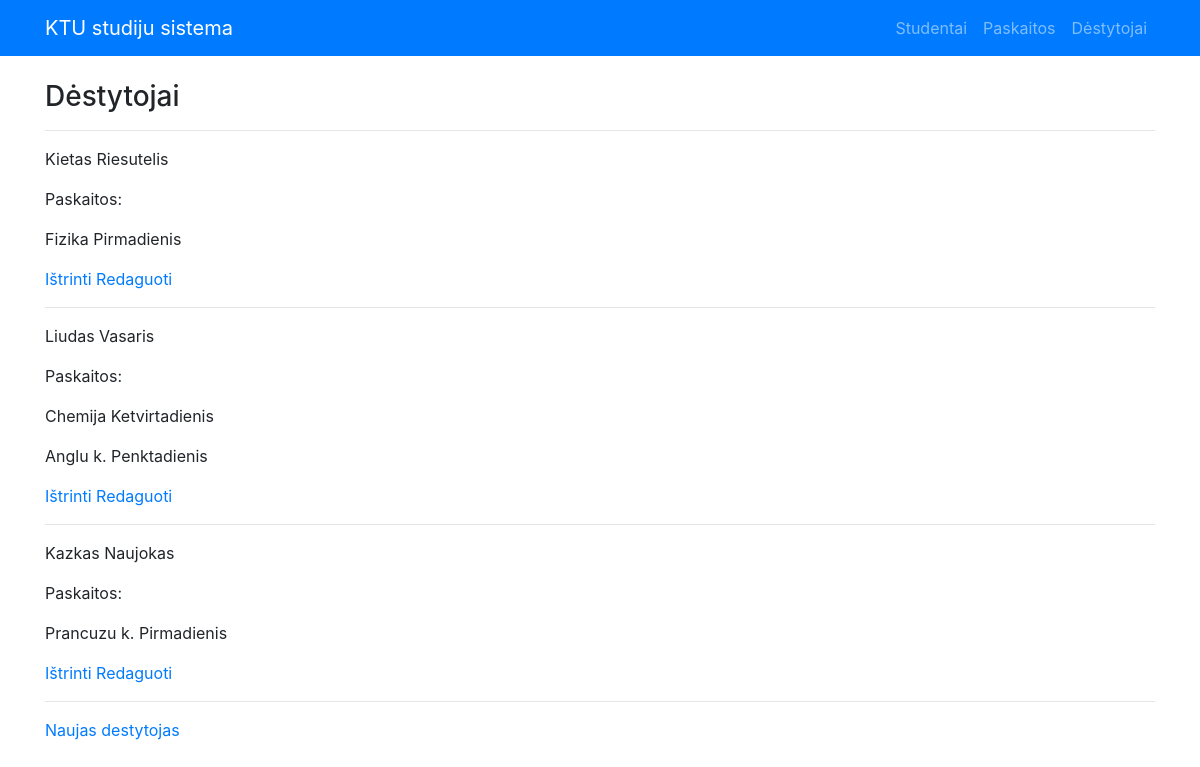
The page /destytojai on the database as committed earlier.
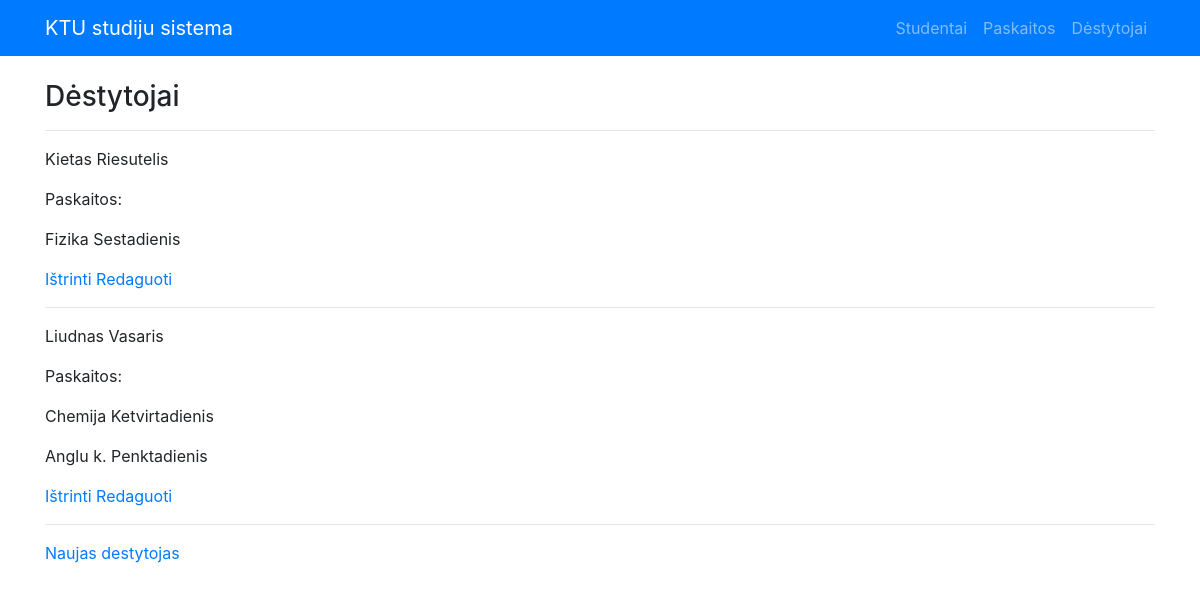
The same page on the database as committed later.
### app.py (models this page shows)
class Destytojas(db.Model):
    __tablename__ = "destytojas"
    id = db.Column(db.Integer, primary_key=True)
    vardas = db.Column("Vardas", db.String)
    pavarde = db.Column("Pavardė", db.String)
    paskaitos = db.relationship("Paskaita")

class Paskaita(db.Model):
    __tablename__ = "paskaita"
    id = db.Column(db.Integer, primary_key=True)
    vardas = db.Column("Vardas", db.String)
    savaites_diena = db.Column("Savaites diena", db.String)
    studentai = db.relationship(
        "Studentas", secondary=association_table, back_populates="paskaitos"
    )
    destytojas_id = db.Column(db.Integer, db.ForeignKey("destytojas.id"))
    destytojas = db.relationship(
        "Destytojas", cascade="all, delete", passive_deletes=True
    )

### app.py (the view)
@app.route("/destytojai")
def destytojai():
    try:
        visi_destytojai = Destytojas.query.all()
    except:
        visi_destytojai = []
    return render_template("destytojai.html", visi_destytojai=visi_destytojai)

### templates/destytojai.html (shortened to what this page needs)
{% extends "base.html" %}
{% block content %}
<h3>Dėstytojai</h3>
{% if visi_destytojai %}
{% for destytojas in visi_destytojai %}
<hr>
<p>{{destytojas.vardas}} {{destytojas.pavarde}}</p>
{% if destytojas.paskaitos %}
<p>Paskaitos:</p>
{% for paskaita in destytojas.paskaitos %}
<p>{{paskaita.vardas}} {{paskaita.savaites_diena}}</p>
{% endfor %}
{% endif %}
<a href="{{ url_for('delete_teacher', id=destytojas['id']) }}">Ištrinti</a>
<a href="{{ url_for('teacher_update', id=destytojas['id']) }}">Redaguoti</a>
{% endfor %}
{% endif %}
<hr>
<p><a href="{{ url_for('new_teacher')}}">Naujas destytojas</a></p>
{% endblock %}

Rows that differ between the two databases and show on the page:
removed Destytojas: vardas "Kazkas", pavarde "Naujokas"
removed Paskaita: vardas "Prancuzu k.", savaites_diena "Pirmadienis", shown under "Kazkas"
changed Paskaita "Fizika": savaites_diena "Pirmadienis" → "Sestadienis"
changed Destytojas "Vasaris": vardas "Liudas" → "Liudnas"
